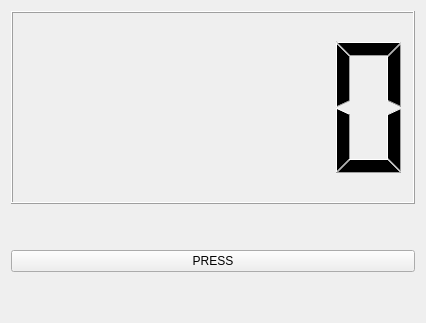
<?xml version="1.0" encoding="UTF-8"?>
<ui version="4.0">
 <class>Form</class>
 <widget class="QWidget" name="Form">
  <property name="windowModality">
   <enum>Qt::NonModal</enum>
  </property>
  <property name="enabled">
   <bool>true</bool>
  </property>
  <property name="geometry">
   <rect>
    <x>0</x>
    <y>0</y>
    <width>426</width>
    <height>323</height>
   </rect>
  </property>
  <property name="windowTitle">
   <string>Form</string>
  </property>
  <layout class="QVBoxLayout" name="verticalLayout">
   <item>
    <widget class="QLCDNumber" name="lcdNumber">
     <property name="intValue" stdset="0">
      <number>0</number>
     </property>
    </widget>
   </item>
   <item>
    <spacer name="verticalSpacer">
     <property name="orientation">
      <enum>Qt::Vertical</enum>
     </property>
     <property name="sizeType">
      <enum>QSizePolicy::Preferred</enum>
     </property>
     <property name="sizeHint" stdset="0">
      <size>
       <width>20</width>
       <height>40</height>
      </size>
     </property>
    </spacer>
   </item>
   <item>
    <widget class="QPushButton" name="pushButton">
     <property name="text">
      <string>PRESS</string>
     </property>
    </widget>
   </item>
   <item>
    <spacer name="verticalSpacer_2">
     <property name="orientation">
      <enum>Qt::Vertical</enum>
     </property>
     <property name="sizeType">
      <enum>QSizePolicy::Preferred</enum>
     </property>
     <property name="sizeHint" stdset="0">
      <size>
       <width>20</width>
       <height>40</height>
      </size>
     </property>
    </spacer>
   </item>
  </layout>
 </widget>
 <resources/>
 <connections/>
</ui>
